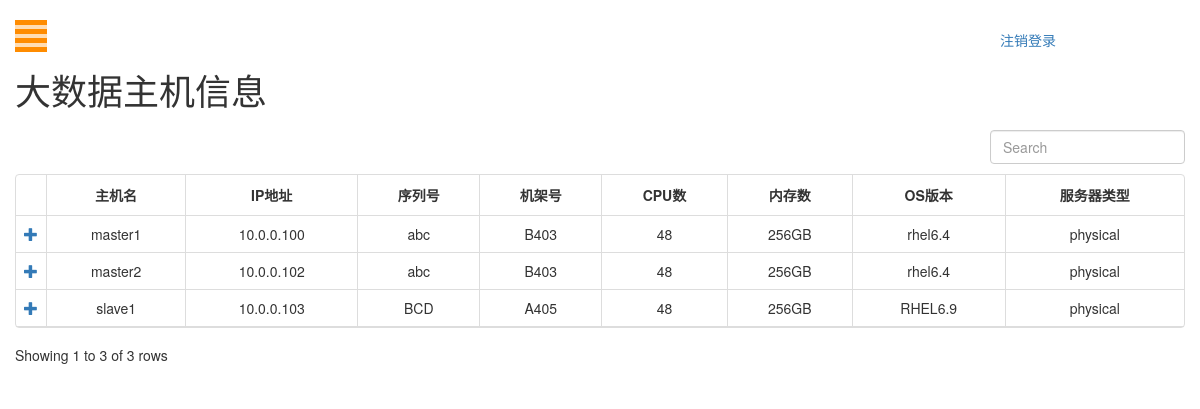
Screenshot of /host with the database file from the repository.
### cmdb/models.py (models this page shows, shortened)
class HostBasicInfo(models.Model):
    host_name = models.CharField(max_length=30,  null=True, default="", blank=True)
    ip_address = models.CharField(max_length=16)
    serial = models.CharField(max_length=10, null=True, default="", blank=True)
    rack_id = models.CharField(max_length=10, null=True, default="", blank=True)
    num_cpu = models.CharField(max_length=10, default="")
    num_mem = models.CharField(max_length=10, default="")
    os_version = models.CharField(max_length=30, null=True, default="", blank=True)
    SERVER_TYPE = [('physical', 'physical'), ('virtual', 'virtual')]
    machine_type = models.CharField(max_length=10, choices=SERVER_TYPE, default="physical")

### cmdb/views.py (the view)
# urls.py: url(r'^host', HostInfoView, name='cluster'),
def HostInfoView(request):
    AllhostObject = HostBasicInfo.objects.all().order_by(HostInfoFields.F_HOST_IP)
    return render(request, 'host.html', {"AllhostObject": AllhostObject})

### templates/host.html (shortened to what this page needs)
{% load static %}
<!DOCTYPE html>
<html lang="zh">
<head>
    <link rel="stylesheet" type="text/css" href="{% static 'css/bootstrap.css' %}">
    <link rel="stylesheet" type="text/css" href="{% static 'css/style.css' %}">
    <link rel="stylesheet" type="text/css" href="{% static 'bootstraptable/bootstrap-table.min.css' %}">
</head>
<body>
<div id="wrapper">
    <div id="page-content-wrapper">
        <button type="button" class="hamburger is-closed animated fadeInLeft" data-toggle="offcanvas">
            <span class="hamb-top"></span>
            <span class="hamb-middle"></span>
            <span class="hamb-bottom"></span>
        </button>
        <a class="col-md-offset-10" href="{% url 'logout' %}">注销登录</a>
        <div class="container">
            <div class="row">
                <h1>大数据主机信息</h1>
            </div>
            <div class="row">
                <table id="hdfs-table"
                       data-toggle="table"
                       data-pagination="true"
                       data-search="true"
                       data-detail-view="true"
                       data-detail-formatter="detailFormatter">
                    <thead>
                    <tr>
                        <th>主机名</th>
                        <th data-field="name">IP地址</th>
                        <th>序列号</th>
                        <th>机架号</th>
                        <th>CPU数</th>
                        <th>内存数</th>
                        <th>OS版本</th>
                        <th>服务器类型</th>
                    </tr>
                    </thead>
                    <tbody>
                    {% for object in AllhostObject %}
                        <tr>
                            <td>{{ object.host_name }}</td>
                            <td data-field="name">{{ object.ip_address }}</td>
                            <td>{{ object.serial }}</td>
                            <td>{{ object.rack_id }}</td>
                            <td>{{ object.num_cpu }}</td>
                            <td>{{ object.num_mem }}</td>
                            <td>{{ object.os_version }}</td>
                            <td>{{ object.machine_type }}</td>
                        </tr>
                    {% endfor %}
                    </tbody>
                </table>
            </div>
        </div>
    </div>
</div>
</body>
</html>

### static/css/style.css (style rules this page uses)
body { position: relative; overflow-x: hidden; }
body, html { height: 100%; background-color: white; }
#wrapper { -moz-transition: all 0.5s ease; -o-transition: all 0.5s ease; -webkit-transition: all 0.5s ease; padding-left: 0; transition: all 0.5s ease; }
#page-content-wrapper { padding-top: 30px; width: 100%; }
.hamburger { background: darkorange; border: none; display: block; height: 32px; margin-left: 15px; position: fixed; top: 20px; width: 32px; z-index: 999; }
.hamburger.is-closed:before { -webkit-transform: translate3d(0, 0, 0); -webkit-transition: all 0.35s ease-in-out; color: #ffffff; content: ''; display: block; font-size: 14px; line-height: 32px; opacity: 0; text-align: center; width: 100px; }
.hamburger.is-closed .hamb-top { -webkit-transition: all 0.35s ease-in-out; background-color: rgba(255, 255, 255, 0.7); top: 5px; }
.hamburger.is-closed .hamb-middle { background-color: rgba(255, 255, 255, 0.7); margin-top: -2px; top: 50%; }
.hamburger.is-closed .hamb-bottom { -webkit-transition: all 0.35s ease-in-out; background-color: rgba(255, 255, 255, 0.7); bottom: 5px; }
.hamburger.is-closed .hamb-top, .hamburger.is-closed .hamb-middle, .hamburger.is-closed .hamb-bottom, .hamburger.is-open .hamb-top, .hamburger.is-open .hamb-middle, .hamburger.is-open .hamb-bottom { height: 4px; left: 0; position: absolute; width: 100%; }
.table th, .table td { text-align: center; vertical-align: middle!important; }

### rows the page displays
HostBasicInfo: host_name "master1", ip_address "10.0.0.100", serial "abc", rack_id "B403", num_cpu "48", num_mem "256GB", os_version "rhel6.4", machine_type "physical"
HostBasicInfo: host_name "master2", ip_address "10.0.0.102", serial "abc", rack_id "B403", num_cpu "48", num_mem "256GB", os_version "rhel6.4", machine_type "physical"
HostBasicInfo: host_name "slave1", ip_address "10.0.0.103", serial "BCD", rack_id "A405", num_cpu "48", num_mem "256GB", os_version "RHEL6.9", machine_type "physical"
